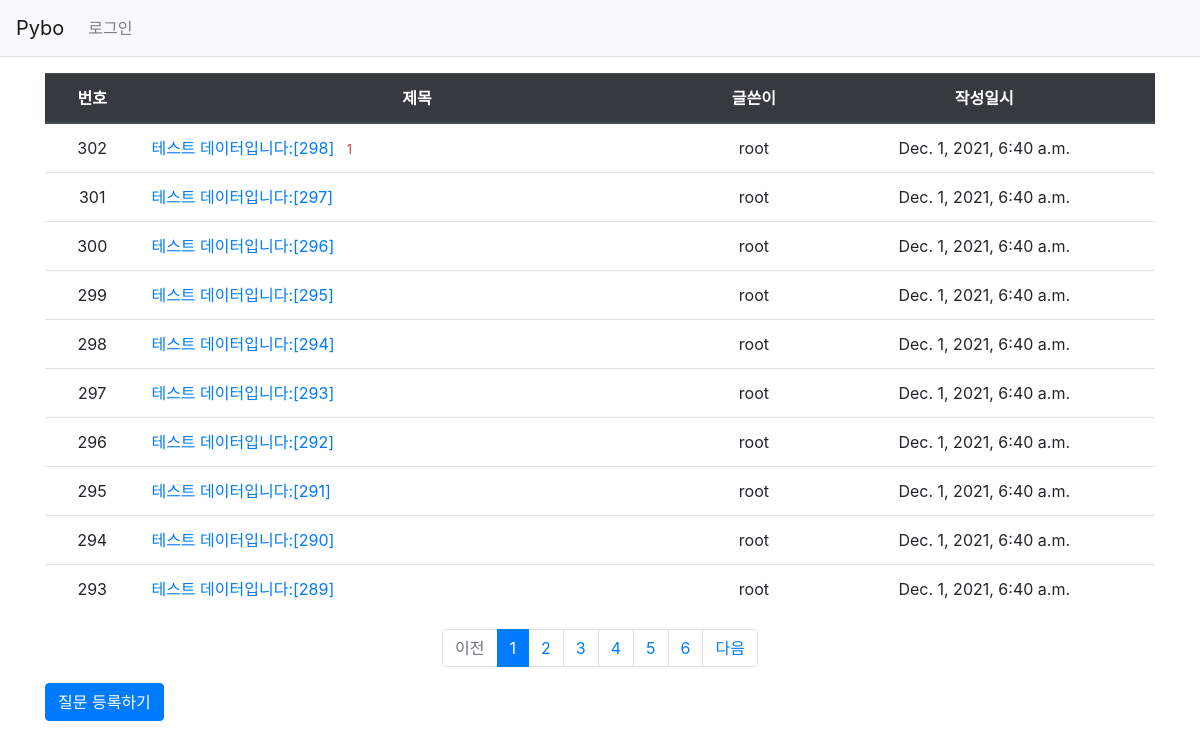
Screenshot of /pybo/ with the database file from the repository.
### pybo/models.py (models this page shows, shortened)
class Question(models.Model):
    author = models.ForeignKey(User, on_delete=models.CASCADE)
    subject = models.CharField(max_length=200)
    modify_date = models.DateTimeField(null=True, blank=True)
    content = models.TextField()
    create_date = models.DateTimeField()

### pybo/views.py (the view)
# urls.py: path('', views.index, name='index'),  # '/' 에 해당되는 path
def index(request):
    page = request.GET.get('page', '1')  # 페이지
    question_list = Question.objects.order_by('-create_date')
    paginator = Paginator(question_list, 10)  # 페이지당 10개씩 보여주기
    page_obj = paginator.get_page(page)
    context = {'question_list': page_obj}
    return render(request, 'pybo/question_list.html', context)

### pybo/templatetags/pybo_filter.py (called while the page is built)
@register.filter
def sub(value, arg):
    return value - arg

### pybo/templates/pybo/question_list.html
{% extends 'base.html' %}
{% load pybo_filter %}
{% block content %}
<div class="container my-3">
    <table class="table">
        <thead>
        <tr class="thead-dark">
                <tr class="text-center thead-dark">
                <th>번호</th>
                <th style="width:50%">제목</th>
                <th>글쓴이</th>
                <th>작성일시</th>
        </tr>
        </thead>
        <tbody>
        {% if question_list %}
        {% for question in question_list %}
        <tr class="text-center">
            <td>
                {{ question_list.paginator.count|sub:question_list.start_index|sub:forloop.counter0|add:1 }}
            </td>
            <td class="text-left">
                <a href="{% url 'pybo:detail' question.id %}">{{ question.subject }}</a>
                {% if question.answer_set.count > 0 %}
                <span class="text-danger small ml-2">{{ question.answer_set.count }}</span>
                {% endif %}
            </td>
            <td>{{ question.author.username }}</td>
            <td>{{ question.create_date }}</td>
        </tr>
        {% endfor %}
        {% else %}
        <tr>
            <td colspan="3">질문이 없습니다.</td>
        </tr>
        {% endif %}
        </tbody>
    </table>
    <ul class="pagination justify-content-center">
        {% if question_list.has_previous %}
        <li class="page-item">
            <a class="page-link" href="?page={{ question_list.previous_page_number }}">이전</a>
        </li>
        {% else %}
        <li class="page-item disabled">
            <a class="page-link" tabindex="-1" aria-disabled="true" href="#">이전</a>
        </li>
        {% endif %}
        {% for page_number in question_list.paginator.page_range %}
        {% if page_number >= question_list.number|add:-5 and page_number <= question_list.number|add:5 %}
            {% if page_number == question_list.number %}
            <li class="page-item active" aria-current="page">
                <a class="page-link" href="?page={{ page_number }}">{{ page_number }}</a>
            </li>
            {% else %}
            <li class="page-item">
                <a class="page-link" href="?page={{ page_number }}">{{ page_number }}</a>
            </li>
            {% endif %}
        {% endif %}
        {% endfor %}
        {% if question_list.has_next %}
        <li class="page-item">
            <a class="page-link" href="?page={{ question_list.next_page_number }}">다음</a>
        </li>
        {% else %}
        <li class="page-item disabled">
            <a class="page-link" tabindex="-1" aria-disabled="true" href="#">다음</a>
        </li>
        {% endif %}
    </ul>
    <a href="{% url 'pybo:question_create' %}" class="btn btn-primary">질문 등록하기</a>
</div>
{% endblock %}

### rows the page displays
Question: paginator.count|sub "302", subject "테스트 데이터입니다:[298]", answer_set.count "1", author.username "root", create_date "Dec. 1, 2021, 6:40 a.m."
Question: paginator.count|sub "301", subject "테스트 데이터입니다:[297]", author.username "root", create_date "Dec. 1, 2021, 6:40 a.m."
Question: paginator.count|sub "300", subject "테스트 데이터입니다:[296]", author.username "root", create_date "Dec. 1, 2021, 6:40 a.m."
Question: paginator.count|sub "299", subject "테스트 데이터입니다:[295]", author.username "root", create_date "Dec. 1, 2021, 6:40 a.m."
Question: paginator.count|sub "298", subject "테스트 데이터입니다:[294]", author.username "root", create_date "Dec. 1, 2021, 6:40 a.m."
Question: paginator.count|sub "297", subject "테스트 데이터입니다:[293]", author.username "root", create_date "Dec. 1, 2021, 6:40 a.m."
Question: paginator.count|sub "296", subject "테스트 데이터입니다:[292]", author.username "root", create_date "Dec. 1, 2021, 6:40 a.m."
Question: paginator.count|sub "295", subject "테스트 데이터입니다:[291]", author.username "root", create_date "Dec. 1, 2021, 6:40 a.m."
Question: paginator.count|sub "294", subject "테스트 데이터입니다:[290]", author.username "root", create_date "Dec. 1, 2021, 6:40 a.m."
Question: paginator.count|sub "293", subject "테스트 데이터입니다:[289]", author.username "root", create_date "Dec. 1, 2021, 6:40 a.m."

### other values shown
{{ page_number }} "1"
{{ page_number }} "2" "3" "4" "5" "6"
